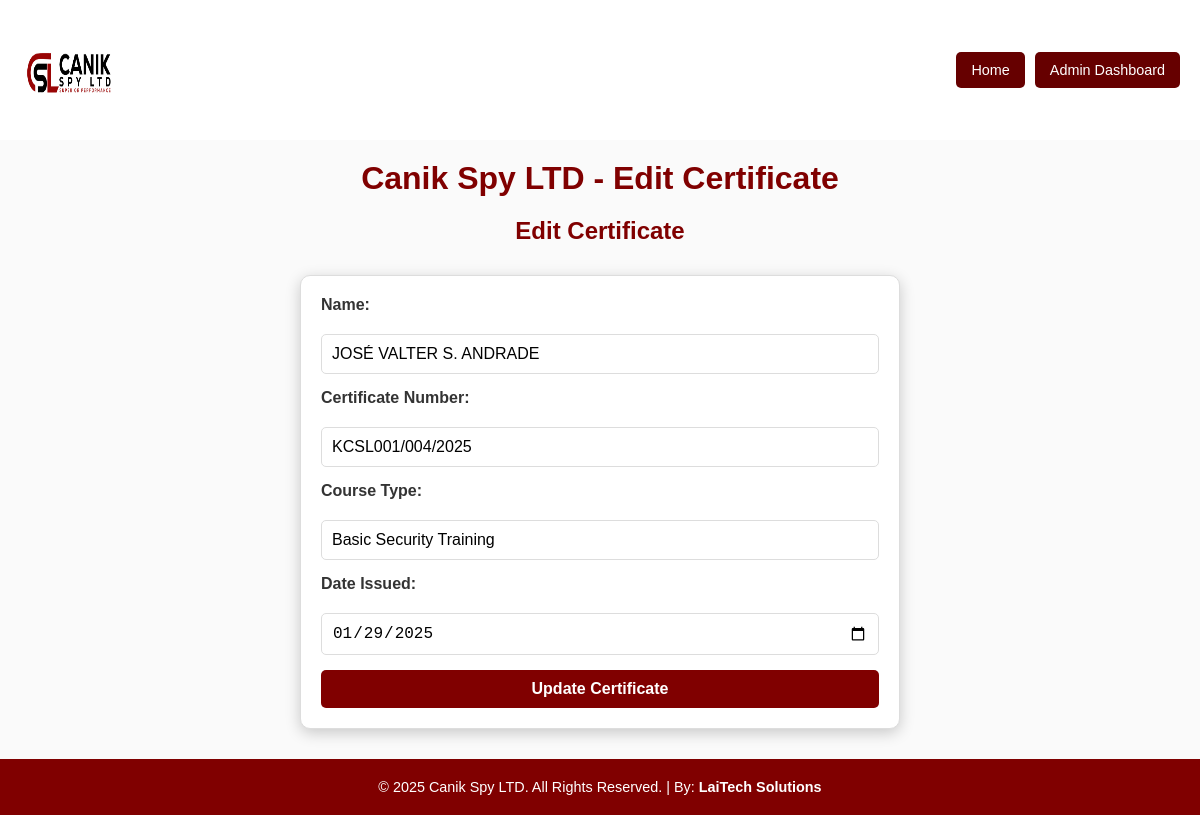
/admin/edit/15 (signed in), run on the app's committed database.
### tables this page shows
CREATE TABLE certificates (
            id INTEGER PRIMARY KEY AUTOINCREMENT,
                    name TEXT NOT NULL,
                            certificate_number TEXT NOT NULL UNIQUE,
                                    course_type TEXT NOT NULL,
                                            date_issued DATE NOT NULL
                                                );

### app.py (the view, shortened to what this page needs)
@app.route('/admin/edit/<int:certificate_id>', methods=['GET', 'POST'])
def edit_certificate(certificate_id):
    if not session.get('logged_in'):
        return redirect(url_for('login'))
    conn = get_db_connection()
    c = conn.cursor()
    c.execute("SELECT * FROM certificates WHERE id = ?", (certificate_id,))
    certificate = c.fetchone()
    conn.close()
    return render_template('edit_certificate.html', certificate=certificate)

### app.py (called while the page is built)
def get_db_connection():
    with db_lock:
        conn = sqlite3.connect('certificate.db', check_same_thread=False)
        return conn

### templates/edit_certificate.html (shortened to what this page needs)
<!DOCTYPE html>
<html lang="en">
<head>
    <link rel="stylesheet" href="{{ url_for('static', filename='style.css') }}">
</head>
<body>
    <header>
        <img src="{{ url_for('static', filename='canik_spy_logo.jpg') }}" alt="Canik Spy LTD Logo" width="100" height="100">
        <nav>
            <a href="/">Home</a>
            <a href="/admin">Admin Dashboard</a>
        </nav>
    </header>
    <h1>Canik Spy LTD - Edit Certificate</h1>
    <h2>Edit Certificate</h2>
    <form action="/admin/edit/{{ certificate[0] }}" method="POST">
        <label for="name">Name:</label>
        <input type="text" id="name" name="name" value="{{ certificate[1] }}" required>
        <label for="certificate_number">Certificate Number:</label>
        <input type="text" id="certificate_number" name="certificate_number" value="{{ certificate[2] }}" required>
        <label for="course_type">Course Type:</label>
        <input type="text" id="course_type" name="course_type" value="{{ certificate[3] }}" required>
        <label for="date_issued">Date Issued:</label>
        <input type="date" id="date_issued" name="date_issued" value="{{ certificate[4] }}" required>
        <button type="submit">Update Certificate</button>
    </form>
    <footer>
        <p>&copy; 2025 Canik Spy LTD. All Rights Reserved. | By: <a href="https://laitechsolutions.co.ke/" target="_blank" style="color: white; text-decoration: none;">LaiTech Solutions</a></p>
    </footer>
</body>
</html>

### static/style.css (style rules this page uses)
* { margin: 0; padding: 0; box-sizing: border-box; }
body { font-family: Arial, sans-serif; background-color: #fafafa; color: #333; text-align: center; display: flex; flex-direction: column; min-height: 100vh; }
h1 { color: #800000; margin-top: 20px; word-wrap: break-word; }
h2 { color: #800000; margin-top: 20px; word-wrap: break-word; }
header { background-color: #ffffff; color: white; padding: 20px; display: flex; justify-content: space-between; align-items: center; flex-wrap: wrap; gap: 10px; }
header nav { display: flex; flex-wrap: wrap; gap: 10px; }
header nav a { color: white; text-decoration: none; padding: 10px 15px; background-color: #660000; border-radius: 5px; font-size: 0.9em; text-align: center; }
header img { margin-right: 20px; max-width: 100px; }
form { width: 90%; max-width: 600px; margin: 30px auto; padding: 20px; background-color: #fff; border-radius: 10px; border: 1px solid #ddd; box-shadow: 0 4px 15px rgba(0, 0, 0, 0.2); display: flex; flex-direction: column; gap: 15px; }
form label { text-align: left; font-weight: bold; color: #333; margin-bottom: 5px; }
form input, form button { padding: 10px; border-radius: 5px; border: 1px solid #ddd; font-size: 1rem; width: 100%; }
form button { background-color: #800000; color: white; border: none; cursor: pointer; font-weight: bold; transition: background-color 0.3s; }
button { background-color: maroon; color: white; padding: 10px 20px; border-radius: 5px; }
footer { background-color: #800000; color: white; padding: 20px 0; text-align: center; font-size: 0.9em; margin-top: auto; }
footer a { color: white; text-decoration: none; font-weight: bold; }

### data on the page
certificates: name "JOSÉ VALTER S. ANDRADE", certificate_number "KCSL001/004/2025", course_type "Basic Security Training", date_issued "01/29/2025"
